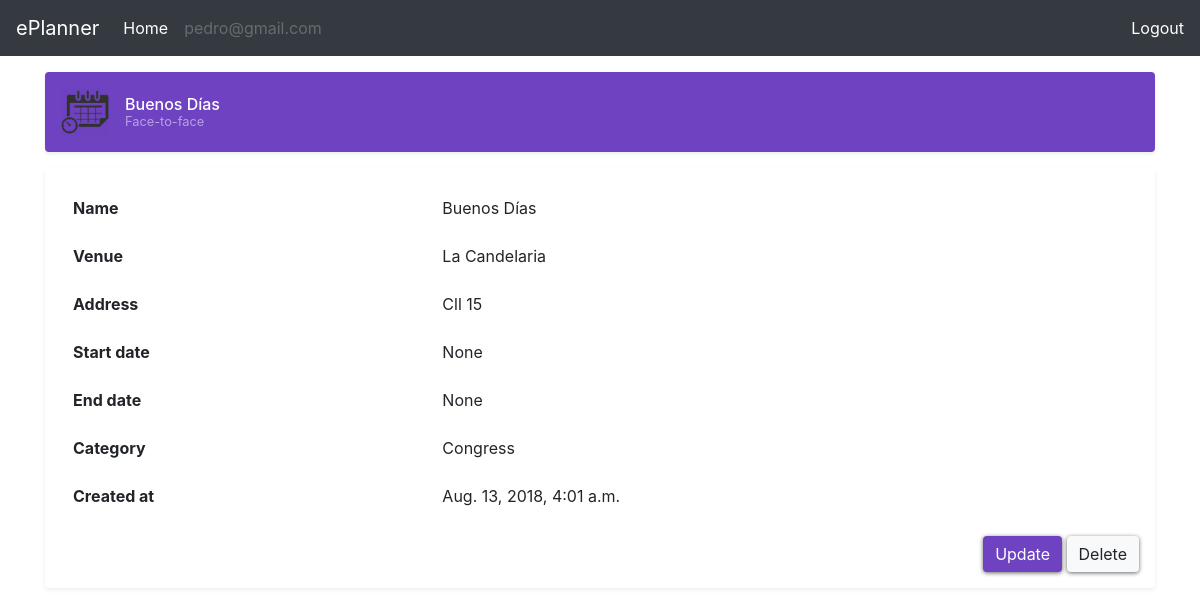
The page /event/detail/1/ (signed in) on the database its author committed.
### authentication/models.py (models this page shows, shortened)
class Account(AbstractBaseUser,PermissionsMixin):
    email = models.EmailField(_('email address'),unique=True, blank=True)
    date_joined = models.DateTimeField(_('date joined'), default=timezone.now)
    is_active = True
    objects = AccountManager()
    USERNAME_FIELD = 'email'
    class Meta:
        verbose_name = _('user')
        verbose_name_plural = _('users')

### event/models.py (models this page shows, shortened)
class Event(models.Model):
    CONFERENCE = 'Conference'
    SEMINAR = 'Seminar'
    CONGRESS = 'Congress'
    COURSE = 'Course'
    CATEGORY_CHOICES = (
        (CONFERENCE, 'Conference'),
        (SEMINAR, 'Seminar'),
        (CONGRESS, 'Congress'),
        (COURSE, 'Course')
    )
    FACE = 'Face-to-face'
    VIRTUAL = 'Virtual'
    CLASSIFICATION_CHOICES = (
        (FACE, 'Face-to-face'),
        (VIRTUAL, 'Virtual')
    )
    user = models.ForeignKey(Account, on_delete=models.CASCADE, null=True, blank=True)
    name = models.CharField(max_length=200,null=True,blank=True)
    venue = models.CharField(max_length=200,null=True,blank=True)
    address = models.CharField(max_length=200,null=True,blank=True)
    start_date = models.DateTimeField(null=True,blank=True)
    end_date = models.DateTimeField(null=True,blank=True)
    category = models.CharField(
        max_length=100,
        choices=CATEGORY_CHOICES,
        default=CONGRESS
    )
    classification = models.CharField(
        max_length=100,
        choices=CLASSIFICATION_CHOICES,
        default=FACE
    )
    created_at = models.DateTimeField(auto_now_add=True)
    class Meta:
        ordering = ['-created_at']

### event/views.py (the view, shortened to what this page needs)
# urls.py: path('detail/<int:pk>/', EventDetail.as_view(), name='detail'),
class EventDetail(LoginRequiredMixin,DetailView):
    model = Event
    template_name = 'event/event_detail.html'
    login_url = 'authentication:login'
    redirect_field_name = 'redirect_to'
    def get_queryset(self):
        if self.queryset is None:
            if self.model:
                return self.model._default_manager.filter(user=self.request.user)
        return self.queryset.all()

### event/templates/event/event_detail.html (shortened to what this page needs)
{% extends 'base.html' %}
{% load static %}
{% block default-css %}
{{ block.super }}
{% endblock %}
{% block custom-css %}
{{ block.super }}
<link href="{% static 'plugins/bootstrap-4.1.3-dist/css/offcanvas.css' %}" rel="stylesheet">
{% endblock %}
{% block default-navbar %}
{{ block.super }}
{% endblock %}
{% block content %}
<main role="main" class="container">
  <div class="d-flex align-items-center p-3 my-3 text-white-50 bg-purple rounded shadow-sm">
    <img class="mr-3" src="{% static 'images/event-detail.png' %}" alt="" width="48" height="48">
    <div class="lh-100">
      <h6 class="mb-0 text-white lh-100">{{ object.name }}</h6>
      <small>{{ object.classification }}</small>
    </div>
  </div>
  <div class="my-3 p-3 bg-white rounded shadow-sm">
    <div class="table-responsive">
      <table class="table table-borderless">
        <tbody>
          <tr>
            <td><strong>Name</strong></td>
            <td>{{ object.name }}</td>
          </tr>
          <tr>
            <td><strong>Venue</strong></td>
            <td>{{ object.venue }}</td>
          </tr>
          <tr>
            <td><strong>Address</strong></td>
            <td>{{ object.address }}</td>
          </tr>
          <tr>
            <td><strong>Start date</strong></td>
            <td>{{ object.start_date }}</td>
          </tr>
          <tr>
            <td><strong>End date</strong> </td>
            <td>{{ object.end_date }}</td>
          </tr>
          <tr>
            <td><strong>Category</strong></td>
            <td>{{ object.category }}</td>
          </tr>
          <tr>
            <td><strong>Created at</strong> </td>
            <td>{{ object.created_at }}</td>
          </tr>
        </tbody>
      </table>
    </div>
    <div class="text-right">
      <a class="btn bg-purple text-white custom-shadow" href="{% url 'event:update' object.pk %}">Update</a>
      <a class="btn btn-light custom-shadow" href="{% url 'event:delete' object.pk %}">Delete</a>
    </div>
  </div>
</main>
{% endblock %}

### templates/base.html (shortened to what this page needs)
{% load static %}
<!doctype html>
<html lang="en">
  <head>
    {% block default-css %}
    <link href="{% static 'plugins/bootstrap-4.1.3-dist/css/bootstrap.min.css' %}" rel="stylesheet">
    <link href="{% static 'plugins/bootstrap-4.1.3-dist/css/navbar-top-fixed.css' %}" rel="stylesheet">
    {% endblock %}
    {% block custom-css %}
    <link href="{% static 'css/custom.css' %}" rel="stylesheet">
    {% endblock %}
  </head>
  <body>
    {% block default-navbar %}
    <nav class="navbar navbar-expand-md navbar-dark fixed-top bg-dark">
      <a class="navbar-brand" href="#">ePlanner</a>
      <div class="collapse navbar-collapse" id="navbarCollapse">
        <ul class="navbar-nav mr-auto">
          <li class="nav-item active">
            <a class="nav-link" href="{% url 'index:home' %}">Home </a>
          </li>
          <li class="nav-item">
            <a class="nav-link disabled">{{ user.email }}</a>
          </li>
        </ul>
        <div>
          <a class="text-white" href="{% url 'authentication:logout' %}">Logout</a>
        </div>
      </div>
    </nav>
    {% endblock %}
    {% block content %}
    {% endblock %}
  </body>
</html>

### static/css/custom.css (style rules this page uses)
.custom-shadow { border: none; box-shadow: 0 1px 4px rgba(0, 0, 0, .6); }

### rows shown on the page
Account: email "pedro@gmail.com"
Event: name "Buenos Días", classification "Face-to-face", venue "La Candelaria", address "Cll 15", start_date "None", end_date "None", category "Congress", created_at "Aug. 13, 2018, 4:01 a.m."
